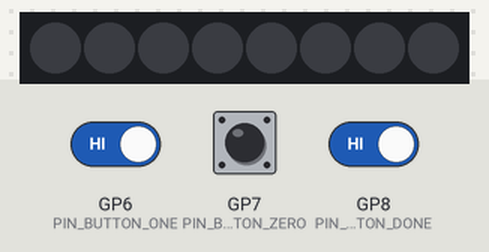
Bench run of a sketch on a simulated Raspberry Pi Pico. Shown: 8 RGB LEDs in strip order, left to right. Inputs (shaded band) come from the test bench; at power-on: GP6 (PIN_BUTTON_ONE) HIGH, GP8 (PIN_BUTTON_DONE) HIGH, GP7 (PIN_BUTTON_ZERO) HIGH. Dim RGB values are drawn brighter than linear; random numbers use the default seed unless the sketch sets one; USB keyboard and mouse output is not drawn.

Above: at 1.2 s.
1.3 s: GP6 (PIN_BUTTON_ONE) driven LOW and GP8 (PIN_BUTTON_DONE) driven LOW
At 1.46 s:
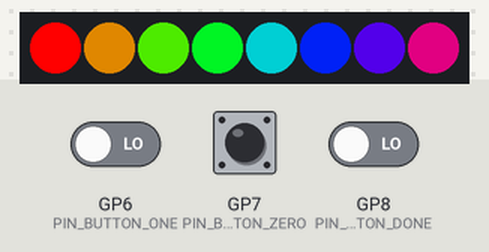
3.7 s: GP7 (PIN_BUTTON_ZERO) pulled LOW for 0.15 s
At 4.1 s:
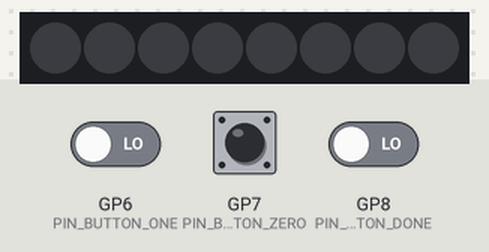
5.3 s: GP7 (PIN_BUTTON_ZERO) pulled LOW for 1 s
At 5.45 s:
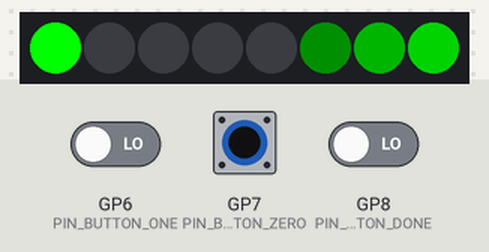
6.9 s: GP7 (PIN_BUTTON_ZERO) pulled LOW for 0.15 s
At 6.96 s:
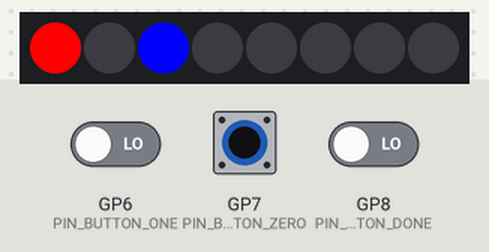
7.6 s: GP7 (PIN_BUTTON_ZERO) pulled LOW for 3.2 s
At 8.7 s:
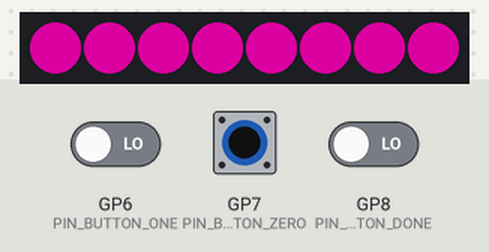
11.4 s: GP7 (PIN_BUTTON_ZERO) pulsed LOW 5 times (0.12 s each, 0.3 s apart)
At 11.51 s:
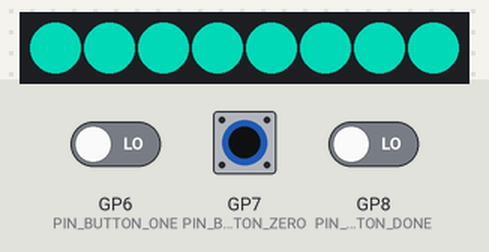
Timing chart, 0 to 14.4 s (numbered marks = the images above; inputs shaded):
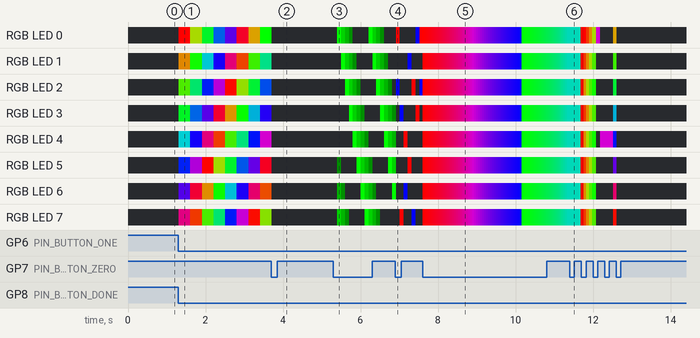

The sketch:

SuperCODER.ino
```cpp
#include <stdio.h>
#include "pico/stdlib.h"
#include "pico/multicore.h"
#include <Adafruit_NeoPixel.h>
#include <ezButton.h>
#include "LightPatterns.cpp"
#include "Keyboard.h"

#define SW_VER 1.0
//#define DEBUG 1

/* ======================================================================== */
/* ===                           CONSTANTS                              === */
/* ======================================================================== */

//Input
#define PIN_BUTTON_ONE 6
#define PIN_BUTTON_ZERO 7
#define PIN_BUTTON_DONE 8
#define KEY_DEBOUNCE_TIME_MS 5
#define INACTIVE_CLEAR_TIME_MS 30000

//Neopixel
#define NUM_PIXELS 8
#define PIN_NEO_PIXEL 9 //Neopixel pin
#define NEO_PIXEL_BRIGHTNESS 200 //0-255 brightness setting

//Light patterns
#define NUM_LIGHT_PATTERNS 7
#define LIGHT_PTN_NONE 0
#define LIGHT_PTN_RAINBOW_NORMAL 1
#define LIGHT_PTN_SPARKLE 2
#define LIGHT_PTN_RAINBOW_BLOOM 3
#define LIGHT_PTN_HELL 4
#define LIGHT_PTN_RGB_FADE 5
#define LIGHT_PTN_POPO 6
#define LIGHT_PTN_WEED 7

/* ======================================================================== */
/* ===                           HARDWARE                               === */
/* ======================================================================== */

//Locks
static mutex_t light_lock;
static mutex_t write_lock;
uint32_t write_lock_owner;
uint32_t light_lock_owner;

//Key input
ezButton key_done(PIN_BUTTON_DONE);
ezButton key_zero(PIN_BUTTON_ZERO);
ezButton key_one(PIN_BUTTON_ONE);

/* ======================================================================== */
/* ===                             STATE                                === */
/* ======================================================================== */
//Character
uint8_t current_char = 0x0;
uint8_t current_bit = 0x0; //From the right, MSB
uint8_t current_num_bits = 0x0;
unsigned long last_bit_time = 0x0;

//Lights
uint8_t light_pattern = LIGHT_PTN_NONE;
void PatternComplete(); // Define a callback to tell what to do after the pattern completes
NeoPatterns NeoPixel(NUM_PIXELS, PIN_NEO_PIXEL, NEO_GRB + NEO_KHZ800, &PatternComplete);

//Actions
bool did_cycle_lights = false;

/* ======================================================================== */
/* ===                              INPUT                              ==== */
/* ======================================================================== */
void reset_buffer() {
  /* Resets all character-related state and buffer*/

  current_char = 0x0;
  current_bit = 0x0;
  current_num_bits = 0x0;
}

void done_handler() {
  /* Handles single press of done button */

  if (!mutex_try_enter(&write_lock, &write_lock_owner)) {
    mutex_enter_blocking(&write_lock);
  }

  if(current_char == 0) //If there's no data in the char buffer, treat as a single backspace
  {
    Keyboard.write(KEY_BACKSPACE);
  }
  else { //Otherwise, erase all bits we've input on screen and print the char associated with the current bits in buffer
    for(int i = 0; i < current_num_bits; i++) {
        Keyboard.write(KEY_BACKSPACE);
    }

    Keyboard.write((char) current_char);
    reset_buffer();
  }

  mutex_exit(&write_lock);
}

void bit_handler(bool val) {
  /* Handles press of 0 or 1 button */

  if (!mutex_try_enter(&write_lock, &write_lock_owner)) {
    mutex_enter_blocking(&write_lock);
  }

  uint8_t tmp = 0x0;

  tmp |= val ? 0x80 : 0x0; //If the one key is pressed, set MSB to 1
  tmp >>= current_bit++;
  current_char |= tmp;

  if(current_bit > 7) { //Wrap current bit tracker around to 0
    current_bit = 0x0;
  }
  current_num_bits++;

  Keyboard.write(val ? '1' : '0'); //Write bit to screen
  last_bit_time = millis(); //Track last time we entered a bit
  did_cycle_lights = false;

  mutex_exit(&write_lock);
}

/* ======================================================================== */
/* ===                              LIGHTS                              === */
/* ======================================================================== */

void cycle_light_pattern(bool forward) {
  /*Cycles the current light pattern forwards or backwards*/

  if (!mutex_try_enter(&light_lock, &light_lock_owner)) {
    mutex_enter_blocking(&light_lock);
  }
  if(forward) {
    if(light_pattern + 1 > NUM_LIGHT_PATTERNS) {
      light_pattern = 0;
    }
    else {
      light_pattern++;
    }
  }
  else {
    if(light_pattern == 0) {
      light_pattern = NUM_LIGHT_PATTERNS;
    }
    else {
      light_pattern--;
    }
  }
  did_cycle_lights = true;
  mutex_exit(&light_lock);

  #ifdef DEBUG
  Serial.printf("Cycle lights: %d\n", light_pattern);
  #endif
}

void PatternComplete() {
  /* Function that's called when NeoPixel pattern is complete  */

  if(NeoPixel.ActivePattern == RGB_FADE) { //If we are in the rgb fade pattern, cycle through all the colors
    if(NeoPixel.Color1 == NeoPixel.Color(0xFF, 0, 0)) {
      NeoPixel.Color1 = NeoPixel.Color(0, 0xFF, 0);
      NeoPixel.Color2 = NeoPixel.Color(0, 0, 0xFF);
    }
    else if(NeoPixel.Color1 == NeoPixel.Color(0, 0xFF, 0)) {
      NeoPixel.Color1 = NeoPixel.Color(0, 0, 0xFF);
      NeoPixel.Color2 = NeoPixel.Color(0xFF, 0, 0);
    }
    else {
      NeoPixel.Color1 = NeoPixel.Color(0xFF, 0, 0);
      NeoPixel.Color2 = NeoPixel.Color(0, 0xFF, 0);
    }
  }
  else if(NeoPixel.ActivePattern == FADE) { //Loop back the other way
    uint32_t temp = NeoPixel.Color1;
    NeoPixel.Color1 = NeoPixel.Color2;
    NeoPixel.Color2 = temp;
  }

  //Add a delay for those patterns that have a delay between them
  switch(NeoPixel.ActivePattern) {
    case COLOR_WIPE:
      NeoPixel.FinalDelay = 1000;
      break;
  }
}

void core1_entry() {
  /* Handles light pattern display on RP core 1 */

  uint8_t last_light_pattern = LIGHT_PTN_NONE;

  while(true) {
    if (!mutex_try_enter(&light_lock, &light_lock_owner)) {
      mutex_enter_blocking(&light_lock);
    }
    uint8_t current_light_pattern = light_pattern;
    mutex_exit(&light_lock);

    if(last_light_pattern != current_light_pattern) {
      last_light_pattern = current_light_pattern;

      switch(current_light_pattern) {
        case LIGHT_PTN_RAINBOW_NORMAL:
          NeoPixel.RainbowCycle(5);
          break;
        case LIGHT_PTN_RAINBOW_BLOOM:
          NeoPixel.RainbowBloom(75);
          break;
        case LIGHT_PTN_SPARKLE:
          NeoPixel.Sparkle(NeoPixel.Color(128, 0, 128), 100);
          break;
        case LIGHT_PTN_WEED:
          NeoPixel.Scanner(NeoPixel.Color(0, 0xFF, 0), 100);
          break;
        case LIGHT_PTN_HELL:
          NeoPixel.Fade(NeoPixel.Color(0xFF, 0, 0), NeoPixel.Color(0, 0, 0), 50, 25);
          break;
        case LIGHT_PTN_POPO:
          NeoPixel.OhNoPoPo(NeoPixel.Color(0xFF, 0, 0), NeoPixel.Color(0, 0, 0xFF), 100);
          break;
        case LIGHT_PTN_RGB_FADE:
          NeoPixel.RGBFade(NeoPixel.Color(0xFF, 0, 0), NeoPixel.Color(0, 0, 0xFF), 50, 50);
          break;
        case LIGHT_PTN_NONE:
          NeoPixel.ActivePattern = NONE;
          NeoPixel.clear();
          NeoPixel.show();
          break;
      }
    }

    NeoPixel.Update();
    sleep_ms(1);
  }
}

void setup() {
  #ifdef DEBUG
  Serial.begin(115200);
  #endif

  //Init HID
  Keyboard.begin();

  //Init Neopixel
  NeoPixel.begin();
  NeoPixel.clear();
  NeoPixel.show();

  //Init locks
  mutex_init(&light_lock);
  mutex_init(&write_lock);

  //Init input
  pinMode(PIN_BUTTON_ZERO, INPUT_PULLUP);
  pinMode(PIN_BUTTON_ONE, INPUT_PULLUP);
  pinMode(PIN_BUTTON_DONE, INPUT_PULLUP);

  key_zero.setDebounceTime(KEY_DEBOUNCE_TIME_MS);
  key_one.setDebounceTime(KEY_DEBOUNCE_TIME_MS);
  key_done.setDebounceTime(KEY_DEBOUNCE_TIME_MS);

  //Start core 1 thread
  multicore_launch_core1(core1_entry);
}

void loop() {
  /*Handles key press detection and input on RP core 0*/

  key_zero.loop();
  key_one.loop();
  key_done.loop();

  if(key_zero.isPressed()) {
    if(!digitalRead(PIN_BUTTON_DONE)) { //Done button is also pressed, cycle light pattern backwards
      cycle_light_pattern(false);
    }
    else {
      bit_handler(false); //Only the zero button is pressed, track new 0 bit
    }
  }
  else if(key_one.isPressed()) {
    if(!digitalRead(PIN_BUTTON_DONE)) { //Done button is also pressed, cycle light pattern forwards
      cycle_light_pattern(true);
    }
    else {
      bit_handler(true); //Only the one button is pressed, track new 1 bit
    }
  }

  if(key_done.isReleased()) { //Handle done action only on release of button
    if(!did_cycle_lights) {
      done_handler(); //If we didn't cycle the lights, do something with whatever's in the char buffer
    }
    did_cycle_lights = false;
  }

  if(current_char > 0 && millis() - last_bit_time > INACTIVE_CLEAR_TIME_MS) { //After INACTIVE_CLEAR_TIME_MS, clear whatever's in the buffer
    reset_buffer();

    #ifdef DEBUG
    Serial.println("Reset buffer due to inactivity.");
    #endif
  }
}
```

Source omitted: LightPatterns.cpp (15578 bytes)
